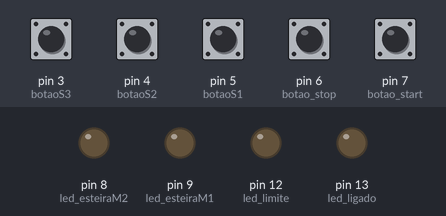
Recording of a sketch running on a simulated Arduino Uno, built with avr-gcc and run on an emulated ATmega328P. Shown: output pins drawn as LEDs (lit = HIGH). The test bench sets the inputs (shaded band); at power-on: pin 3 (botaoS3), pin 4 (botaoS2), pin 5 (botaoS1), pin 6 (botao_stop), pin 7 (botao_start) LOW.

Above: at 1.2 s.
1.3 s: pin 3 (botaoS3) pulled HIGH for 0.15 s
At 2.4 s:
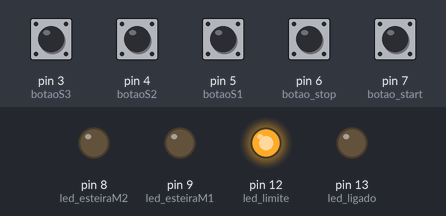
2.9 s: pin 6 (botao_stop) pulled HIGH for 0.15 s
At 4.1 s:
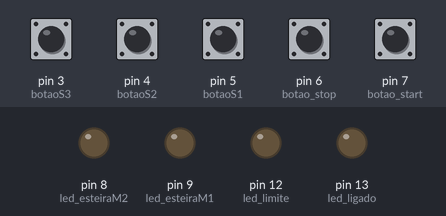
4.5 s: pin 4 (botaoS2) pulled HIGH for 0.15 s
At 5.3 s:
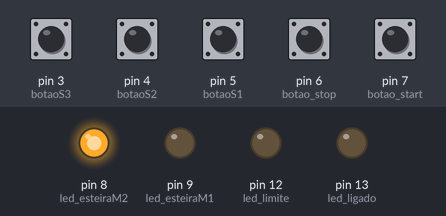
6.1 s: pin 5 (botaoS1) pulled HIGH for 0.15 s
At 6.5 s:
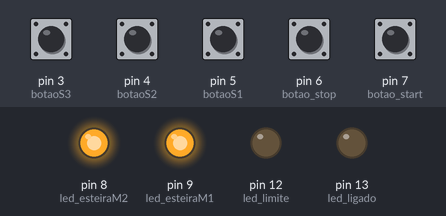
7.7 s: pin 7 (botao_start) pulled HIGH for 0.15 s
At 8.9 s:
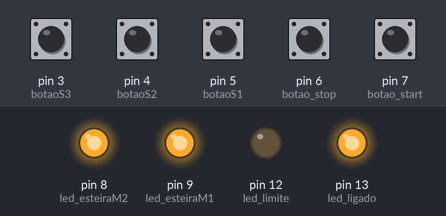
9.3 s: pin 3 (botaoS3) pulled HIGH for 1 s
At 10.9 s:
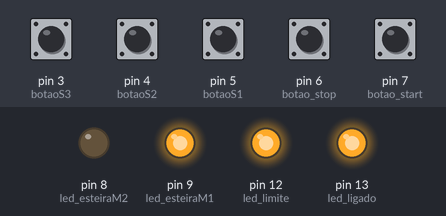
Timing chart, 0 to 12.4 s (numbered marks = the images above; inputs shaded):
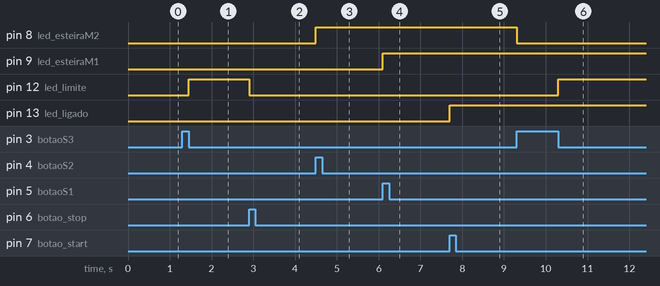

The sketch:

Exerc_cio_3_-_Lista.ino
```cpp
int led_esteiraM1 = 9;
int led_esteiraM2 = 8;
int led_limite  = 12;
int led_ligado = 13;
int botao_start = 7;
int botao_stop = 6;
int botaoS1 = 5;
int botaoS2 = 4;
int botaoS3 = 3;
int start = 0;
int stop = 0;
int stop2 = 0;
int S1 = 0;
int S2 = 0;
int S3 = 0;
int aux = 0;
int aux2 = 0;
int contador = 0;


void setup(){

  pinMode(led_esteiraM1, OUTPUT);
  pinMode(led_esteiraM2, OUTPUT);
  pinMode(led_limite, OUTPUT);
  pinMode(led_ligado, OUTPUT);
  pinMode(botao_start, INPUT);
  pinMode(botao_stop, INPUT);
  pinMode(botaoS1, INPUT);
  pinMode(botaoS2, INPUT);
  pinMode(botaoS3, INPUT);
  Serial.begin(9600);
}

void loop(){

  start = digitalRead(botao_start);
  stop = digitalRead(botao_stop);
  S1 = digitalRead(botaoS1);
  S2 = digitalRead(botaoS2);
  S3 = digitalRead(botaoS3);

  if ((start == 1) || (aux == 1)) {
    digitalWrite(led_ligado, HIGH);
  }

  if(S1 == HIGH){
    digitalWrite(led_esteiraM1, HIGH);
  }

  if(S2 == HIGH){
    digitalWrite(led_esteiraM2, HIGH);
    digitalWrite(led_esteiraM1, LOW);
  }

  if(S3 == HIGH){
    if(aux2 == 0){
    	digitalWrite(led_esteiraM2, LOW);
    	contador++;
      	aux2 = 1;
    }
  }
  else{
    aux2 = 0;

 while (contador >= 1) {
      digitalWrite(led_limite, HIGH);
      stop2 = digitalRead(botao_stop);
      if (stop2 == 1) {
        digitalWrite(led_ligado, 0);
        digitalWrite(led_limite, 0);
        aux = 0;
        contador = 0;
      }
    }

  if(stop == HIGH){
    digitalWrite(led_ligado, LOW);
    digitalWrite(led_limite, LOW);
    digitalWrite(led_esteiraM1, LOW);
    digitalWrite(led_esteiraM2, LOW);
  }
}
}
```

Measured:
- after the input at 1.3 s, pin 12 (led_limite): LOW → HIGH after 0.15 s
- after the input at 2.9 s, pin 12 (led_limite): HIGH → LOW at once
- after the input at 4.5 s, pin 8 (led_esteiraM2): LOW → HIGH at once
- after the input at 6.1 s, pin 9 (led_esteiraM1): LOW → HIGH at once
- after the input at 7.7 s, pin 13 (led_ligado): LOW → HIGH at once
- after the input at 9.3 s, pin 8 (led_esteiraM2): HIGH → LOW at once; pin 12 (led_limite): LOW → HIGH after 1.0 s
